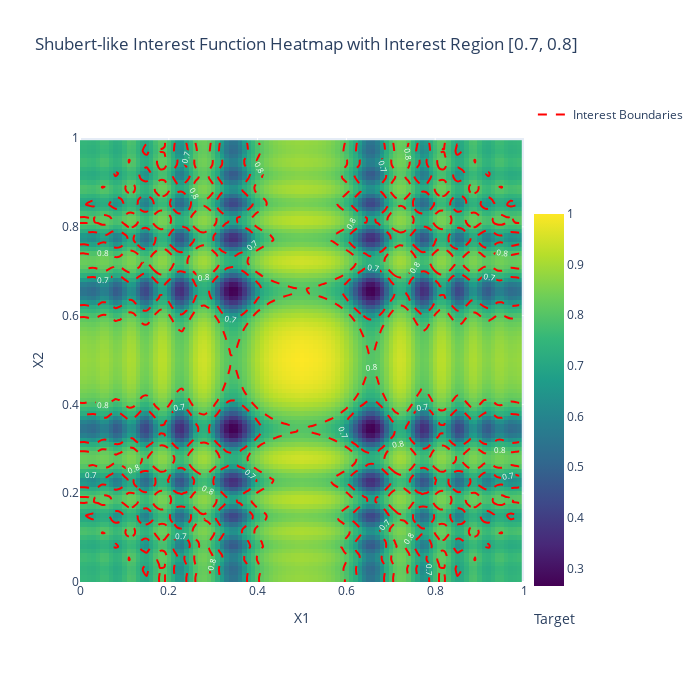

The notebook cell saved with this chart:
### Code cell
# Set input space
n_dim_X = 2
X_bounds = np.array([(0, 1)]*n_dim_X)

# Define interest region
interest_region = np.array([[0.7, 0.8]])

# Plot heatmap
plot_heatmap(shubert_like_interest_function, 'Shubert-like Interest', X_bounds, interest_region)
